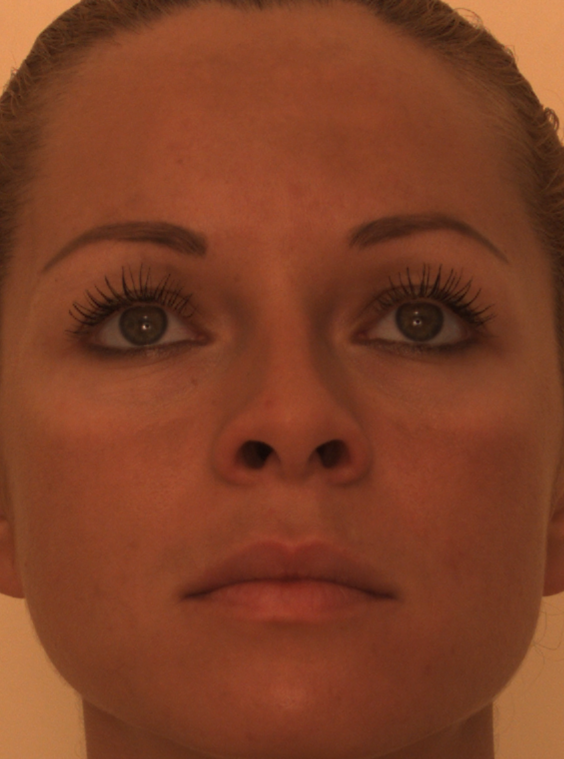
%> input picture matlab_svm/test/001.png, 1128 x 1518 px (shown at 1/2 size)
$ octave --eval "result = preprocess('test/001.png');"   (GNU Octave 9; MATLAB toolbox functions it lacks are replaced by stand-ins)
%> lines starting %> are read from the running program, lines starting %| are printed output that depends on the picture
function [ I ] = preprocess( filename, imNewSize, sobelFilter )
%> called with filename = 'test/001.png'
%PREPROCESS preprocess the data
if (nargin == 1), imNewSize = [32 32]; sobelFilter = false; end
if (nargin == 2), sobelFilter = false; end

% [7 lines of commented-out code are left out]

I = imread(filename);
%> I is the input picture: size 1518x1128x3 uint8; mean R, G, B 126.3, 63.6, 37.4
I = imresize(I,imNewSize);
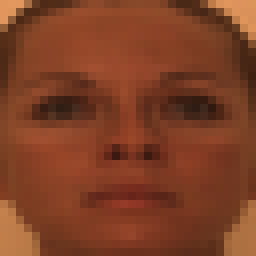
%> I: size 32x32x3 uint8 (shown 8 times larger); mean R, G, B 126.4, 63.6, 37.4
I = rgb2gray(I);
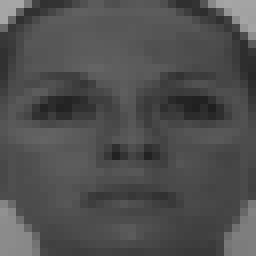
%> I: size 32x32 uint8 (shown 8 times larger); min 31, max 168, mean 79.4
I = histeq(I);
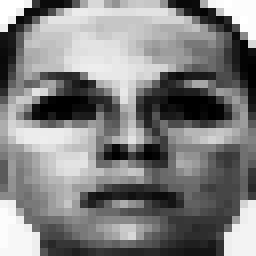
%> I: size 32x32 uint8 (shown 8 times larger); min 0, max 255, mean 128.1

if (sobelFilter)
    h = fspecial('sobel'); %horizontal sobel filter
    I = [ imfilter(I,h); imfilter(I,h') ];
end
%I = imresize(I,imNewSize);
I = I(:)';
%> I = 1024 values, max 255 at index 1, min 0 at index 174, mean 128.1
%> `result = preprocess('test/001.png');`: result has the same summary as I in preprocess
end

$ run again, on matlab_svm/test/002.png
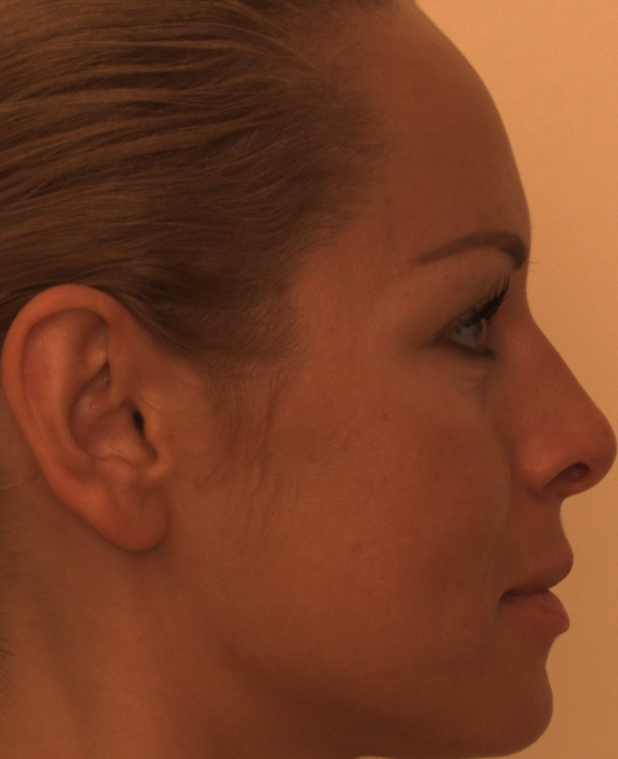
%> input picture matlab_svm/test/002.png, 1236 x 1518 px (shown at 1/2 size)
%> in preprocess, I is the input picture: size 1518x1236x3 uint8; mean R, G, B 119.8, 62.9, 36.5
%> in preprocess, `I = rgb2gray(I);`:
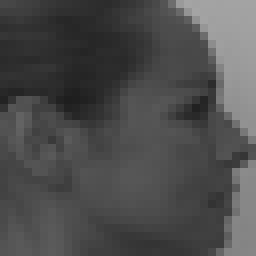
%> I: size 32x32 uint8 (shown 8 times larger); min 30, max 164, mean 76.9
%> in preprocess, `I = histeq(I);`:
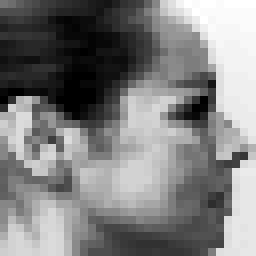
%> I: size 32x32 uint8 (shown 8 times larger); min 0, max 255, mean 127.5
%> in preprocess, `I = I(:)';`: I = 1024 values, max 255 at index 737, min 0 at index 13, mean 127.5
%> result has the same summary as I in preprocess

$ run again, on matlab_svm/test/003.png
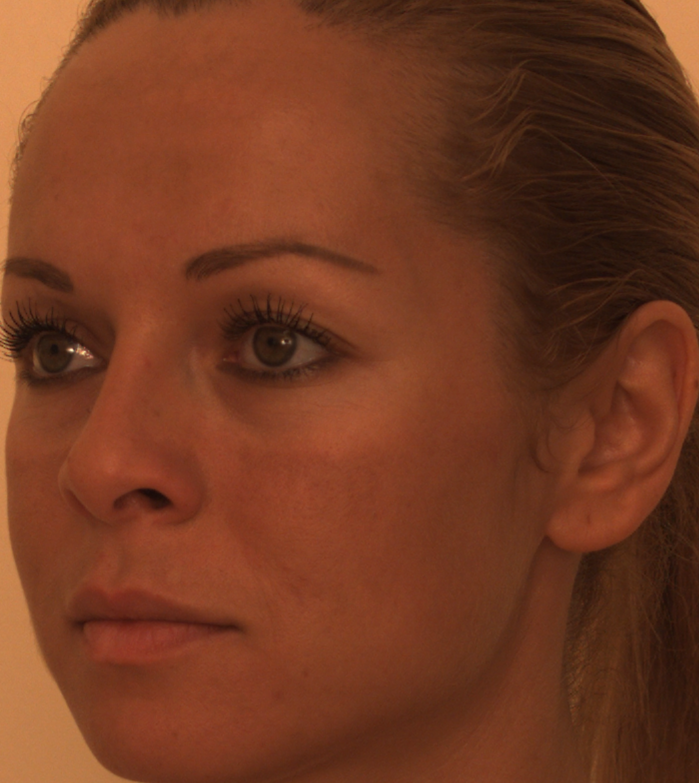
%> input picture matlab_svm/test/003.png, 1398 x 1566 px (shown at 1/2 size)
%> in preprocess, I is the input picture: size 1566x1398x3 uint8; mean R, G, B 114.2, 57.4, 33.3
%> in preprocess, `I = rgb2gray(I);`:
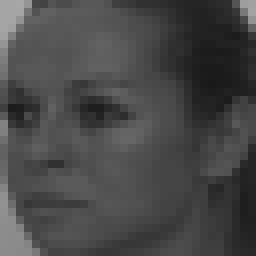
%> I: size 32x32 uint8 (shown 8 times larger); min 25, max 166, mean 71.5
%> in preprocess, `I = histeq(I);`:
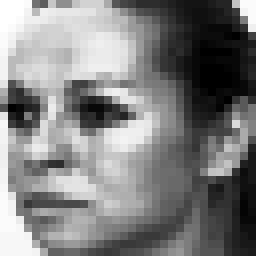
%> I: size 32x32 uint8 (shown 8 times larger); min 0, max 255, mean 127.4
%> in preprocess, `I = I(:)';`: I = 1024 values, max 255 at index 1, min 0 at index 46, mean 127.4
%> result has the same summary as I in preprocess

$ run again, on matlab_svm/test/004.png
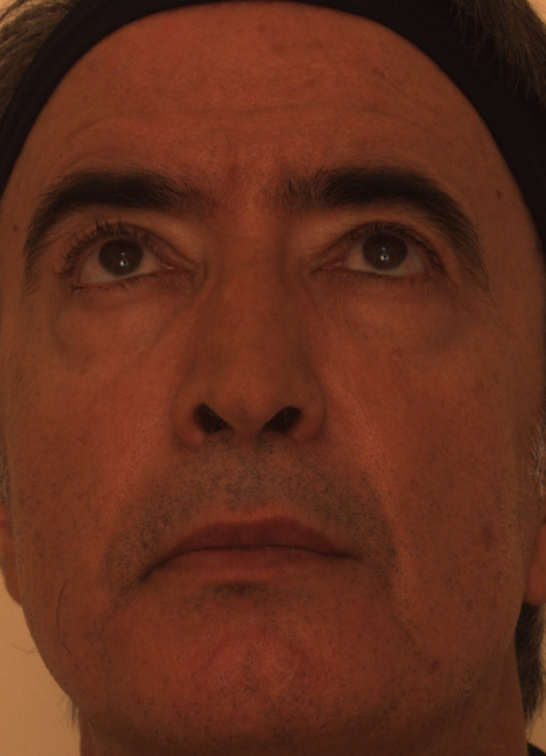
%> input picture matlab_svm/test/004.png, 1092 x 1512 px (shown at 1/2 size)
%> in preprocess, I is the input picture: size 1512x1092x3 uint8; mean R, G, B 96.9, 45.8, 27.6
%> in preprocess, `I = rgb2gray(I);`:
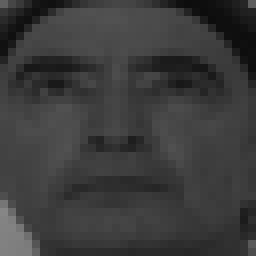
%> I: size 32x32 uint8 (shown 8 times larger); min 13, max 134, mean 59
%> in preprocess, `I = histeq(I);`:
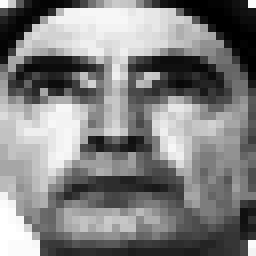
%> I: size 32x32 uint8 (shown 8 times larger); min 0, max 255, mean 128.3
%> in preprocess, `I = I(:)';`: I = 1024 values, max 255 at index 27, min 0 at index 737, mean 128.3
%> result has the same summary as I in preprocess
